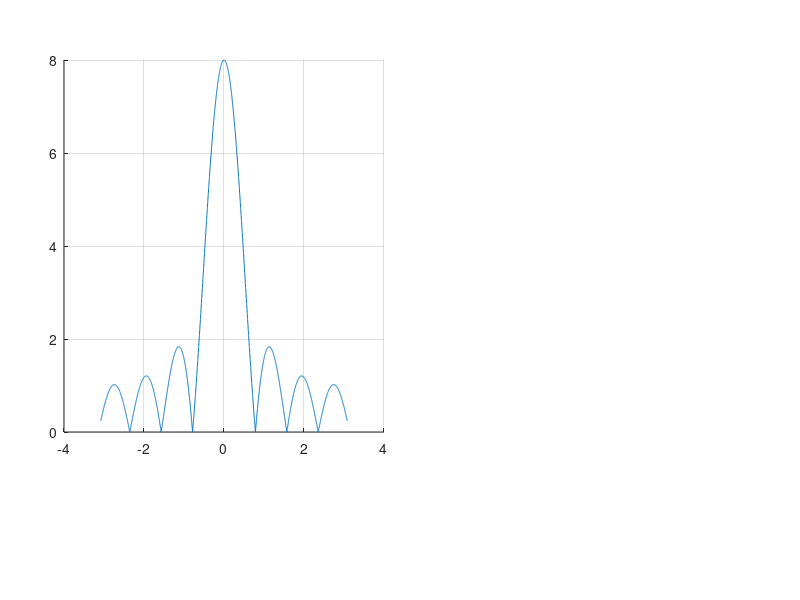

Write the MATLAB code that produced this figure. (Note: this script raises an error after producing the figure.)
% DTFT symmetry for a real rectangular window: |X| even, angle X odd (Mitra Table 3.1).
% Usage (from repo root): octave figures/plot_dtft_symmetry.m

function plot_dtft_symmetry()
  out_dir = fileparts(mfilename('fullpath'));
  out_pdf = fullfile(out_dir, 'dtft_symmetry.pdf');

  N = 8;
  fig_w = 5.8;
  fig_h = 2.45;
  figure('visible', 'off', 'color', 'w', 'units', 'inches', 'position', [0, 0, fig_w, fig_h]);

  w = linspace(-pi + 0.06, pi - 0.06, 3200);
  mag = dirichlet_mag(w, N);
  phase = -w * (N - 1) / 2;

  w0 = pi / 4;
  idx_pos = find(abs(w - w0) < 0.02, 1, 'first');
  idx_neg = find(abs(w + w0) < 0.02, 1, 'first');

  ax_mag = axes('Position', [0.08, 0.28, 0.40, 0.62]);
  draw_mag_panel(ax_mag, w, mag, w0, idx_pos, idx_neg, N);

  ax_phase = axes('Position', [0.54, 0.28, 0.40, 0.62]);
  draw_phase_panel(ax_phase, w, phase, w0, idx_pos, idx_neg, N);

  add_caption(ax_mag, ...
    {sprintf('Real window, N = %d  (even)', N); '|X(+ω_0)| = |X(-ω_0)|'});
  add_caption(ax_phase, ...
    {'linear phase  (odd)'; '∠X(+ω_0) = -∠X(-ω_0)'});

  set(gcf, 'PaperUnits', 'inches', 'PaperSize', [fig_w, fig_h], ...
    'PaperPosition', [0, 0, fig_w, fig_h]);

  print(out_pdf, '-dpdf', '-painters');
  fprintf('Wrote %s\n', out_pdf);
end

function draw_mag_panel(ax, w, mag, w0, idx_pos, idx_neg, N)
  axes(ax);
  hold on;
  grid on;
  plot(w, mag);
  xline(0, '--');
  xline(w0, '--');
  xline(-w0, '--');
  plot(w0, mag(idx_pos), 'o');
  plot(-w0, mag(idx_neg), 'o');
  ylim([0, N * 1.12]);
  xlim([-pi, pi]);
  xticks([-pi, -pi / 2, 0, pi / 2, pi]);
  xticklabels({'-π', '-π/2', '0', 'π/2', 'π'});
  xlabel('ω');
  ylabel('|X(e^{j\omega})|');
end

function draw_phase_panel(ax, w, phase, w0, idx_pos, idx_neg, N)
  axes(ax);
  hold on;
  grid on;
  plot(w, phase);
  xline(0, '--');
  xline(w0, '--');
  xline(-w0, '--');
  plot(w0, phase(idx_pos), 'o');
  plot(-w0, phase(idx_neg), 'o');
  phase_lim = pi * (N - 1) / 2 * 1.08;
  ylim([-phase_lim, phase_lim]);
  xlim([-pi, pi]);
  xticks([-pi, -pi / 2, 0, pi / 2, pi]);
  xticklabels({'-π', '-π/2', '0', 'π/2', 'π'});
  xlabel('ω');
  ylabel('∠X(e^{j\omega})');
end

function add_caption(ax, lines)
  pos = get(ax, 'Position');
  xmid = pos(1) + pos(3) / 2;
  y1 = pos(2) - 0.045;
  y2 = pos(2) - 0.115;
  annotation('textbox', [xmid - pos(3) / 2, y1, pos(3), 0.05], ...
    'String', lines{1}, 'EdgeColor', 'none', ...
    'HorizontalAlignment', 'center', 'VerticalAlignment', 'top');
  annotation('textbox', [xmid - pos(3) / 2, y2, pos(3), 0.05], ...
    'String', lines{2}, 'EdgeColor', 'none', ...
    'HorizontalAlignment', 'center', 'VerticalAlignment', 'top');
end

function y = dirichlet_mag(w, N)
  y = zeros(size(w));
  for i = 1:numel(w)
    if abs(w(i)) < 1e-12
      y(i) = N;
    else
      y(i) = abs(sin(N * w(i) / 2) / sin(w(i) / 2));
    end
  end
end

plot_dtft_symmetry();
